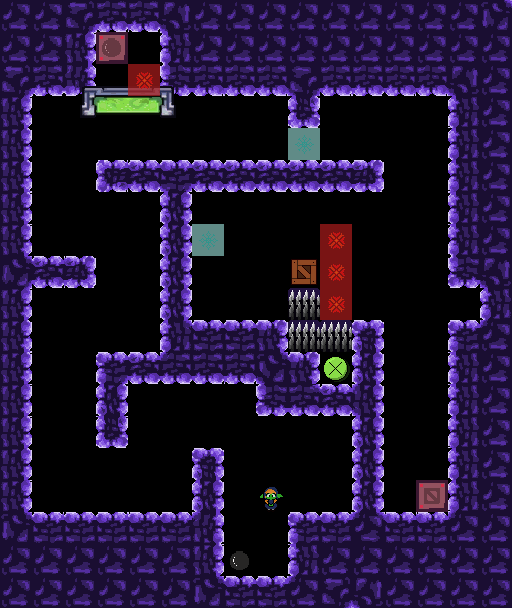

Rendered tile map (Tiled .tmx) drawn with the repository's tilesets; below, a short description and the full map source, tile grids included:
An orthogonal 16x19 tile map with 32x32 px tiles, 3 tile layers (Tile Layer 1, dec, obj).

<map version="1.9" tiledversion="1.9.0" orientation="orthogonal" renderorder="right-down" width="16" height="19" tilewidth="32" tileheight="32" infinite="0" nextlayerid="4" nextobjectid="1">
 <tileset firstgid="1" source="../tileset/Tileset_Oficial_V2.tsx" />
 <layer id="1" name="Tile Layer 1" width="16" height="19">
  <data encoding="csv">
312,312,53,372,54,57,312,312,312,312,312,312,312,312,312,169,
312,312,396,0,0,281,312,312,312,312,312,312,312,312,312,312,
53,54,579,0,0,578,56,372,56,371,370,372,56,56,491,312,
82,0,0,0,0,0,0,0,0,260,0,0,0,0,223,312,
111,0,0,0,0,0,0,0,0,0,0,0,0,0,115,312,
140,0,0,251,318,392,318,318,318,318,318,256,0,0,144,312,
396,0,0,0,0,316,0,0,0,0,0,0,0,0,86,312,
396,0,0,0,0,316,0,0,0,0,0,0,0,0,281,312,
367,318,368,0,0,316,0,0,0,0,0,0,0,0,578,57,
82,0,0,0,0,316,0,0,0,0,0,0,0,0,0,115,
338,0,0,0,0,598,171,171,550,0,0,258,0,0,549,462,
396,0,0,544,318,600,55,372,637,550,0,316,0,0,86,312,
82,0,0,316,0,0,0,0,578,489,318,394,0,0,281,312,
396,0,0,400,0,0,0,0,0,0,0,316,0,0,144,312,
111,0,0,0,0,0,258,0,0,0,0,316,0,0,115,312,
82,0,0,0,0,0,316,0,0,0,0,316,0,0,144,312,
463,403,171,403,405,171,336,0,0,549,172,404,170,170,173,312,
312,312,312,312,312,312,396,0,0,86,312,312,312,312,312,312,
312,312,312,312,312,312,169,171,172,173,53,57,312,312,312,312
</data>
 </layer>
 <layer id="3" name="dec" width="16" height="19">
  <data encoding="csv">
0,0,0,0,0,0,0,0,0,0,0,0,0,0,0,0,
0,0,0,0,0,0,0,0,0,0,0,0,0,0,0,0,
0,0,412,413,415,416,0,0,0,0,0,0,0,0,0,0,
0,0,441,442,444,445,0,0,0,0,0,0,0,0,0,0,
0,0,0,0,0,0,0,0,0,0,0,0,0,0,0,0,
0,0,0,0,0,0,0,0,0,0,0,0,0,0,0,0,
0,0,0,0,0,0,0,0,0,0,0,0,0,0,0,0,
0,0,0,0,0,0,0,0,0,0,0,0,0,0,0,0,
0,0,0,0,0,0,0,0,0,0,0,0,0,0,0,0,
0,0,0,0,0,0,0,0,0,0,0,0,0,0,0,0,
0,0,0,0,0,0,0,0,0,0,0,0,0,0,0,0,
0,0,0,0,0,0,0,0,0,0,0,0,0,0,0,0,
0,0,0,0,0,0,0,0,0,0,0,0,0,0,0,0,
0,0,0,0,0,0,0,0,0,0,0,0,0,0,0,0,
0,0,0,0,0,0,0,0,0,0,0,0,0,0,0,0,
0,0,0,0,0,0,0,0,0,0,0,0,0,0,0,0,
0,0,0,0,0,0,0,0,0,0,0,0,0,0,0,0,
0,0,0,0,0,0,0,0,0,0,0,0,0,0,0,0,
0,0,0,0,0,0,0,0,0,0,0,0,0,0,0,0
</data>
 </layer>
 <layer id="2" name="obj" width="16" height="19">
  <data encoding="csv">
0,0,0,0,0,0,0,0,0,0,0,0,0,0,0,0,
0,0,0,524,0,0,0,0,0,0,0,0,0,0,0,0,
0,0,0,0,409,0,0,0,0,0,0,0,0,0,0,0,
0,0,0,471,473,0,0,0,0,0,0,0,0,0,0,0,
0,0,0,0,0,0,0,0,0,379,0,0,0,0,0,0,
0,0,0,0,0,0,0,0,0,0,0,0,0,0,0,0,
0,0,0,0,0,0,0,0,0,0,0,0,0,0,0,0,
0,0,0,0,0,0,379,0,0,0,409,0,0,0,0,0,
0,0,0,0,0,0,0,0,0,147,409,0,0,0,0,0,
0,0,0,0,0,0,0,0,0,209,409,0,0,0,0,0,
0,0,0,0,0,0,0,0,0,209,209,0,0,0,0,0,
0,0,0,0,0,0,0,0,0,0,263,0,0,0,0,0,
0,0,0,0,0,0,0,0,0,0,0,0,0,0,0,0,
0,0,0,0,0,0,0,0,0,0,0,0,0,0,0,0,
0,0,0,0,0,0,0,0,0,0,0,0,0,0,0,0,
0,0,0,0,0,0,0,0,31,0,0,0,0,554,0,0,
0,0,0,0,0,0,0,0,0,0,0,0,0,0,0,0,
0,0,0,0,0,0,0,149,0,0,0,0,0,0,0,0,
0,0,0,0,0,0,0,0,0,0,0,0,0,0,0,0
</data>
 </layer>
</map>
